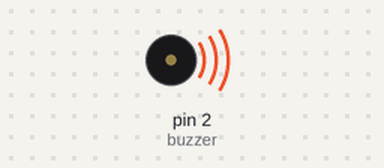
The sketch below on a simulated Arduino Uno, built with avr-gcc and run on an emulated ATmega328P. On the bench: buzzer (waves = sounding, pin HIGH).

Above: at 0.1 s.
Timing chart, 0 to 1.6 s (numbered marks = the images above):
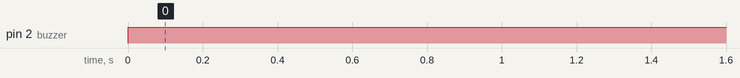

The sketch:

Buzzer_Test.ino
```cpp
/*
 * Author: SMRAZA KEEN
 * Date:2016/6/29
 * IDE V1.6.9
 * Email:TechnicSmraza@outlook.com
 * Function:
 */
int buzzer= 2 ;
void setup()
{
pinMode(buzzer,OUTPUT);
}
void loop()
{
digitalWrite(buzzer, HIGH); // produce sound
}
```

Measured:
- by itself, pin 2 (buzzer): LOW → HIGH at 0.00 s
